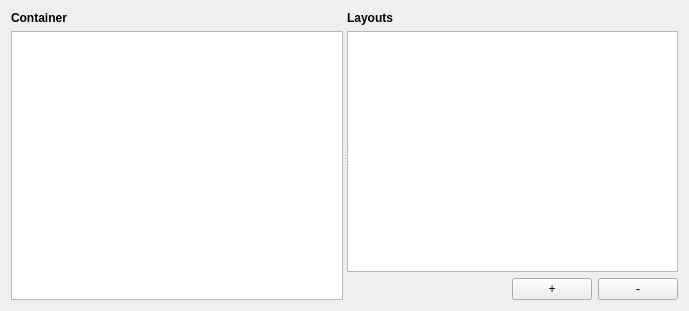
<?xml version="1.0" encoding="UTF-8"?>
<ui version="4.0">
 <class>LayoutManagerWidgetForm</class>
 <widget class="QWidget" name="LayoutManagerWidgetForm">
  <property name="geometry">
   <rect>
    <x>0</x>
    <y>0</y>
    <width>689</width>
    <height>311</height>
   </rect>
  </property>
  <property name="windowTitle">
   <string>Form</string>
  </property>
  <layout class="QVBoxLayout" name="verticalLayout_3">
   <item>
    <widget class="QSplitter" name="splitter">
     <property name="orientation">
      <enum>Qt::Horizontal</enum>
     </property>
     <property name="opaqueResize">
      <bool>true</bool>
     </property>
     <property name="childrenCollapsible">
      <bool>false</bool>
     </property>
     <widget class="QWidget" name="">
      <layout class="QVBoxLayout" name="verticalLayout">
       <item>
        <widget class="QLabel" name="label">
         <property name="font">
          <font>
           <weight>75</weight>
           <bold>true</bold>
          </font>
         </property>
         <property name="text">
          <string>Container</string>
         </property>
        </widget>
       </item>
       <item>
        <widget class="QListView" name="listView"/>
       </item>
      </layout>
     </widget>
     <widget class="QWidget" name="">
      <layout class="QVBoxLayout" name="verticalLayout_2">
       <item>
        <widget class="QLabel" name="label_2">
         <property name="font">
          <font>
           <weight>75</weight>
           <bold>true</bold>
          </font>
         </property>
         <property name="text">
          <string>Layouts</string>
         </property>
        </widget>
       </item>
       <item>
        <widget class="QListView" name="listView_2"/>
       </item>
       <item>
        <layout class="QHBoxLayout" name="horizontalLayout">
         <item>
          <spacer name="horizontalSpacer">
           <property name="orientation">
            <enum>Qt::Horizontal</enum>
           </property>
           <property name="sizeHint" stdset="0">
            <size>
             <width>40</width>
             <height>20</height>
            </size>
           </property>
          </spacer>
         </item>
         <item>
          <widget class="QPushButton" name="pushButton">
           <property name="text">
            <string>+</string>
           </property>
          </widget>
         </item>
         <item>
          <widget class="QPushButton" name="pushButton_2">
           <property name="text">
            <string>-</string>
           </property>
          </widget>
         </item>
        </layout>
       </item>
      </layout>
     </widget>
    </widget>
   </item>
  </layout>
 </widget>
 <resources/>
 <connections/>
</ui>
